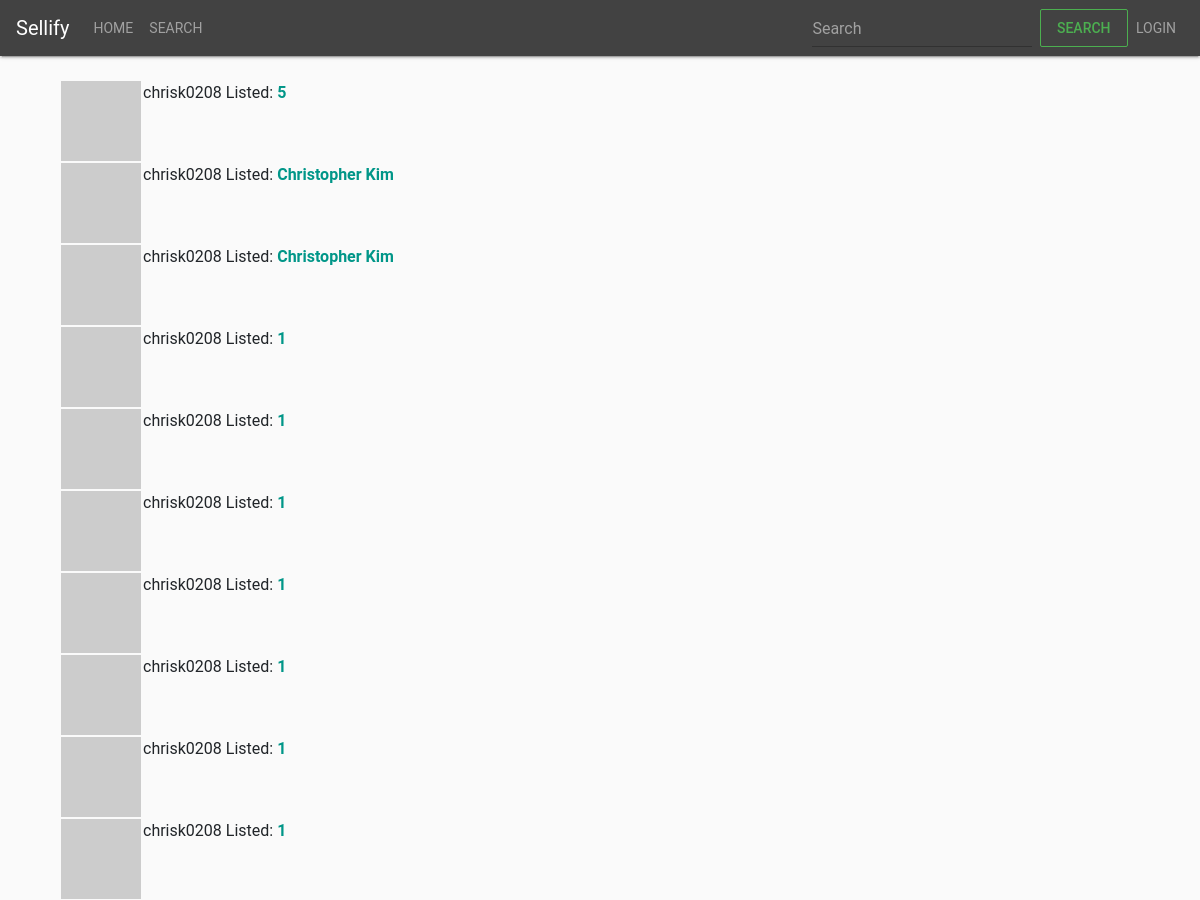
Before: /search with the older database file.
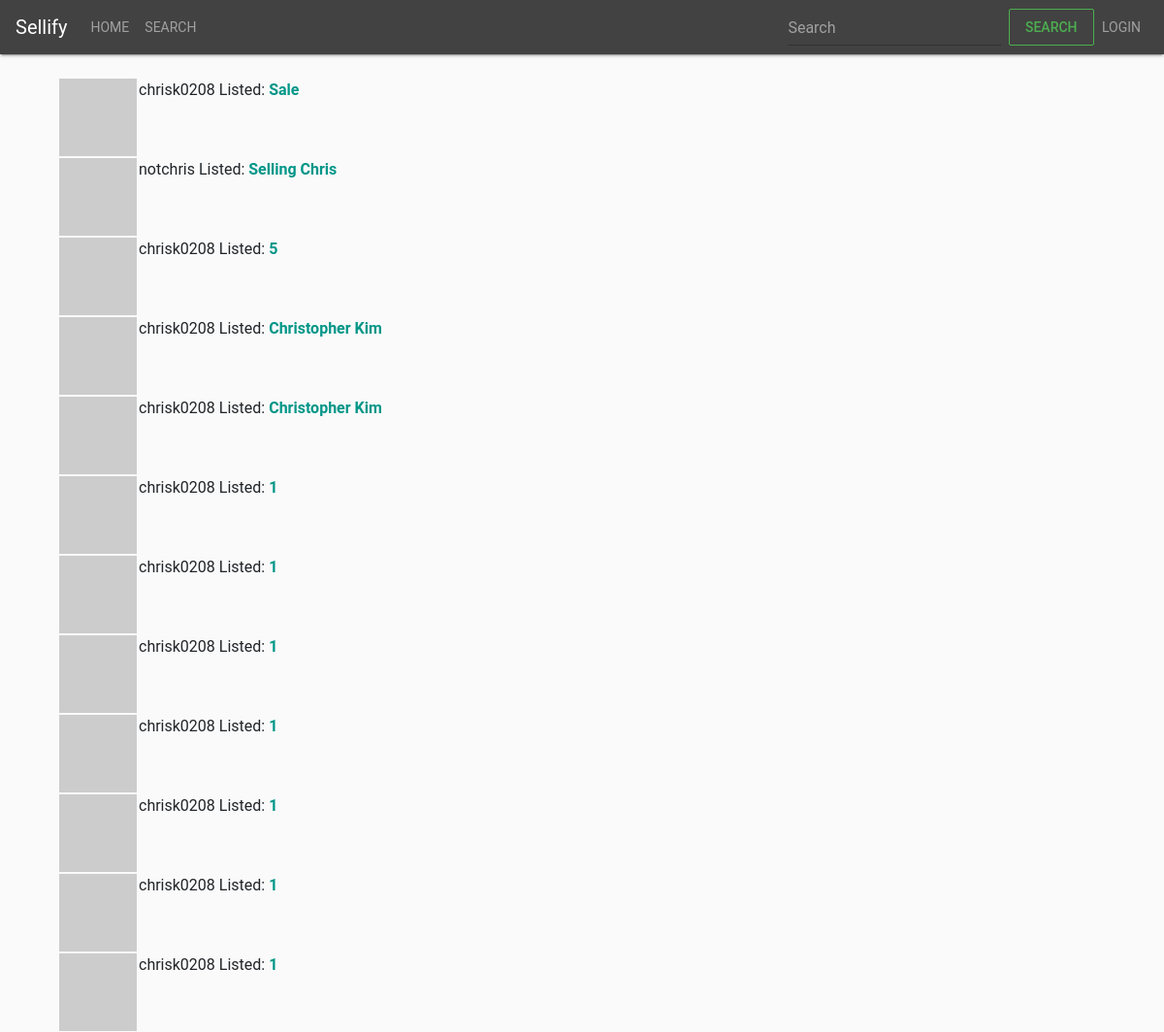
After: the same page with the newer database file.
### app/models.py (models this page shows, shortened)
class Sale(db.Model):
    id = db.Column(db.Integer,primary_key=True)
    name = db.Column(db.String(140),index=True)
    description = db.Column(db.String(512))
    post_date = db.Column(db.String(140), index=True,default=datetime.utcnow)
    start_date = db.Column(db.String(140), index=True)
    end_date = db.Column(db.String(140), index=True)
    zipcode = db.Column(db.String(10))
    address_1 = db.Column(db.String(140),index=True)
    address_2 = db.Column(db.String(140),index=True)
    user_id = db.Column(db.Integer, db.ForeignKey('user.id'))
    items = db.relationship('Item',backref='sale',lazy='dynamic')

class User(UserMixin,db.Model):
    id = db.Column(db.Integer, primary_key=True)
    username = db.Column(db.String(64), index=True, unique=True)
    email = db.Column(db.String(120), index=True, unique=True)
    password_hash = db.Column(db.String(128))
    about_me = db.Column(db.String(140))
    last_seen = db.Column(db.DateTime, default=datetime.utcnow)
    sales = db.relationship('Sale',backref='seller',lazy='dynamic')
    def avatar(self, size):
        digest = md5(self.email.lower().encode('utf-8')).hexdigest()
        return 'https://www.gravatar.com/avatar/{}?d=identicon&s={}'.format(
            digest, size)

### app/routes.py (the view)
@app.route('/search')
def search():
    page = request.args.get('page', 1, type=int)
    sales = Sale.query.order_by(Sale.post_date.desc()).paginate(page,app.config['SALES_PER_PAGE'],False)
    next_url = url_for('search', page=sales.next_num) \
        if sales.has_next else None
    prev_url = url_for('search', page=sales.prev_num) \
        if sales.has_prev else None
    return render_template('/sales/search.html',title='Search',sales=sales.items,next_url=next_url,prev_url=prev_url)

### app/routes.py (called while the page is built)
@app.before_request
def before_request():
    if current_user.is_authenticated:
        current_user.last_seen = datetime.utcnow()
        db.session.commit()

### app/templates/sales/search.html (shortened to what this page needs)
{% extends "base.html" %}
{% block app_content %}
    {% for sale in sales %}
        {% include '/sales/_sales.html' %}
    {% endfor %}
{% endblock %}

### app/templates/sales/_sales.html
<table>
        <tr valign="top">
            <td><img src="{{ sale.seller.avatar(36) }}"></td>
            <td> {{ sale.seller.username }} Listed:
                <a href="{{ url_for('sale',id=sale.id) }}"><b>{{ sale.name }}</b> </a>
            </td>
        </tr>
</table>

Changed rows visible on the page:
added Sale: seller.username "chrisk0208", name "Sale"
added Sale: seller.username "notchris", name "Selling Chris"
